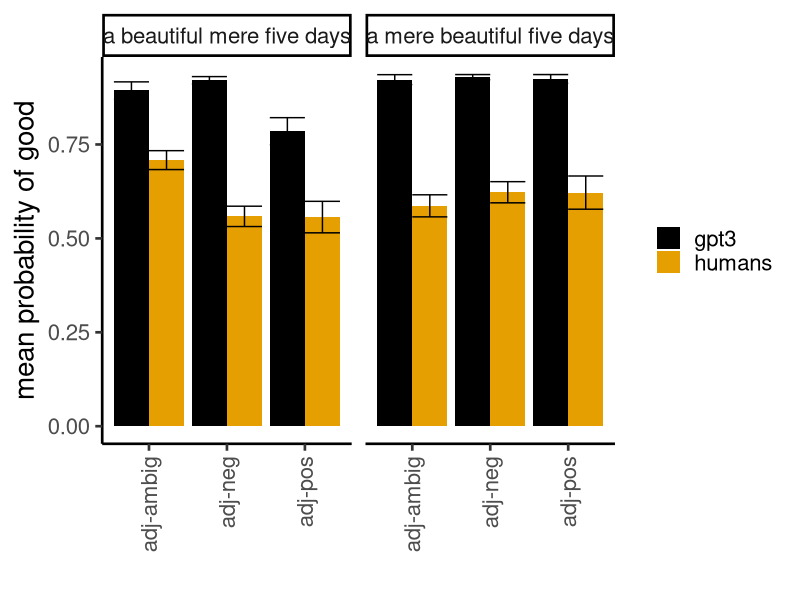
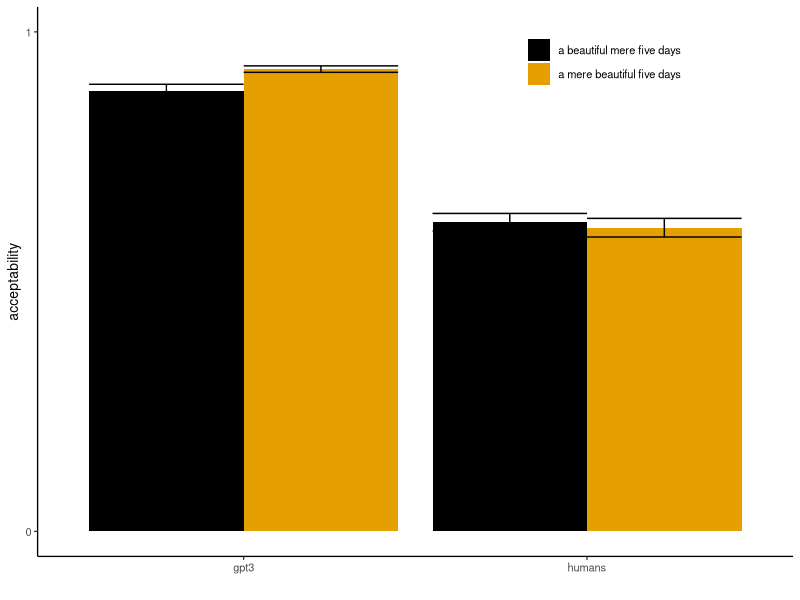
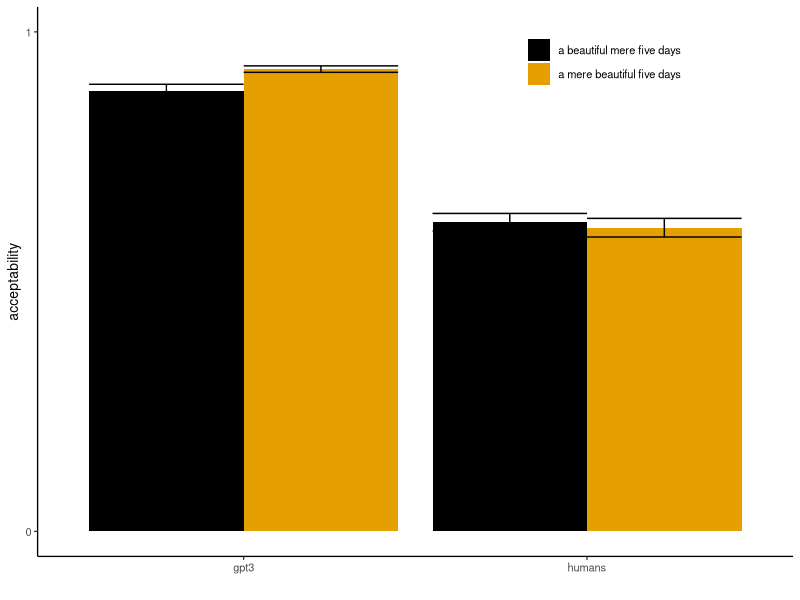

These charts were generated, in order, by the following R code: (Note: this script raises an error after producing the figures.)
library(tidyverse)
library(jsonlite)
cbbPalette <- c("#000000", "#E69F00", "#56B4E9", "#009E73", "#F0E442", "#0072B2", "#D55E00", "#CC79A7")

# e = read.csv("mturk_data/adjorder_2022_10_06.csv")
# e$WorkerId = paste0("ordS", as.numeric(as.factor(e$WorkerId)))
# e$HITId = paste0("ordH", as.numeric(as.factor(e$HITId)))
# 
# d = select(e, HITId, WorkerId, Input.list,
#            starts_with("Input")) %>%
#   select(HITId, WorkerId, starts_with(("Input.id"))) %>%
#   gather(variable, value, -HITId, -WorkerId)
# 
# answers = e$Answer.taskAnswers %>%
#   map_df(function(z) {(fromJSON(z) %>% as.data.frame())}) %>%
#   bind_cols(select(e, HITId))
# 
# answers$English = answers$English$yes
# answers$country = answers$country$USA
# answers$onetime = answers$onetime$yes
# 
# a = gather(answers, value, answer, -onetime,  -English, -country, -HITId) %>%
#   mutate(value=gsub("howMuch_", "", value))
# 
# d = left_join(d, a)
# 
# write_csv(d, file="mturk_data/adjorder_turk.csv")

d = read_csv("mturk_data/adjorder_turk.csv")

fillers = filter(d, grepl("filler", value))
fillers$good = grepl("filler_1", fillers$value)
filler.mean = group_by(fillers, WorkerId, good) %>%
  summarise(m=mean(answer), n=n()) %>%
  spread(good, m) %>%
  mutate(diff=`TRUE` - `FALSE`)

badp = filter(filler.mean, diff < 1 | n > max(n)) 

fillers = filter(fillers, WorkerId %in% badp$WorkerId == F)

d = filter(d, !grepl("filler", value))
d = filter(d, WorkerId %in% fillers$WorkerId)

turk = separate(d, value, into=c("adj", "num", "noun", "cond", "twoadjs", "template"), sep="-")
turk = mutate(turk, sent = case_when(cond == "sentadjorder1"~ "a beautiful mere five days",
                                     cond == "sentadjorder2"~"a mere beautiful five days")) %>%
              rename(name=sent)
              
turk = filter(turk, English == T)

length(unique(turk$WorkerId))
####################3

g = bind_rows( read_csv("gpt3_data/sents_20221004.csv"),
                 read_csv("gpt3_data/sents_20221004_2.csv")) %>%
  rename( `a beautiful mere five days`=(`goodness-sentadjorder1`),
          `a mere beautiful five days`=(`goodness-sentadjorder2`)) %>%
  select(adjclass, adj, nounclass, noun, numclass, num, template, `a beautiful mere five days`,
         `a mere beautiful five days`) %>%
  pivot_longer(cols=c(`a mere beautiful five days`, `a beautiful mere five days`)) %>%
  na.omit() 

g$template = as.character(g$template)
g.turk = right_join(g, turk)

cor(g.turk$value, g.turk$answer, method="spearman")

d.3 = select(g.turk, adjclass, name, answer, value) %>%
  mutate(answer=answer/10) %>%
  rename(gpt3=value, 
         humans=answer) %>%
  gather(variable, value, -adjclass, -name)

#%>%
d.3.sum = d.3 %>%
  group_by(adjclass, name, variable) %>%
  summarise(m=mean(value),
            n=n(),
            s=sd(value),
            l=mean(value) - 1.96 * sd(value, na.rm=T)/sqrt(n),
            u=mean(value) + 1.96 * sd(value, na.rm=T)/sqrt(n),
  )


ggplot(d.3.sum, aes(x=adjclass, y=m, fill=variable,
                group=variable, ymin=l, ymax=u)) +
  geom_bar(stat="identity", position=position_dodge(width=NULL)) +
  geom_errorbar(position=position_dodge(width=NULL)) + 
  theme_classic(20) +
  theme(#legend.position = "bottom",
    axis.text.x = element_text(angle=90, vjust=0.5, hjust=1),
    legend.title = element_blank()) + 
  xlab("") + ylab("mean probability of good") + 
  facet_grid(. ~ name) +
  scale_fill_manual(values=cbbPalette)
######################

d.3.2 = d.3 %>%
  group_by(name, variable) %>%
  summarise(m=mean(value),
            n=n(),
            s=sd(value),
            l=mean(value) - 1.96 * sd(value, na.rm=T)/sqrt(n),
            u=mean(value) + 1.96 * sd(value, na.rm=T)/sqrt(n),
  )


ggplot(d.3.2, aes(x=variable, y=m, fill=name,
                group=name, ymin=l, ymax=u)) +
  geom_bar(stat="identity", position=position_dodge(width=NULL)) +
  geom_errorbar(position=position_dodge(width=NULL)) + 
  theme_classic(10) +
  theme(legend.position = c(.75, .9),
    legend.title = element_blank()) + 
  xlab("") + ylab("acceptability") + 
  scale_fill_manual(values=cbbPalette) +
  scale_y_continuous(breaks = c(0, 1), limits = c(0, 1))
ggsave("pngs/adjorder.png", width=4, height=2)


nrow(g.turk)

group_by(g.turk, adj, num, noun, template, adjclass, name) %>%
  summarize(n=n()) %>%
  arrange(n)

group_by(g.turk, adj, num, noun, template, adjclass, name) %>%
  summarize(n=n()) %>%
  arrange(-n)


l = lmer(value ~ name + (1|adj)  +
           (1|num) + 
           (1 |template) , 
         data=g)
summary(l)

t.stat <- function(x) fixef(x)/sqrt(diag(vcov(x)))

ls = data.frame(cbind(fixef(l), (t.stat(l)))) 
names(ls) = c("beta", "t-value")
ls$`p<.05` = ifelse(abs(ls$`t-value`) > 1.96, "*", "")


l.human = lmer(answer ~ name + (1|adj)  +
           (1|num) + 
           (1 |template) +
            (name | WorkerId), 
         data=g.turk)
summary(l.human)

t.stat <- function(x) fixef(x)/sqrt(diag(vcov(x)))

ls = data.frame(cbind(fixef(l.human), (t.stat(l.human)))) 
names(ls) = c("beta", "t-value")
ls$`p<.05` = ifelse(abs(ls$`t-value`) > 1.96, "*", "")


